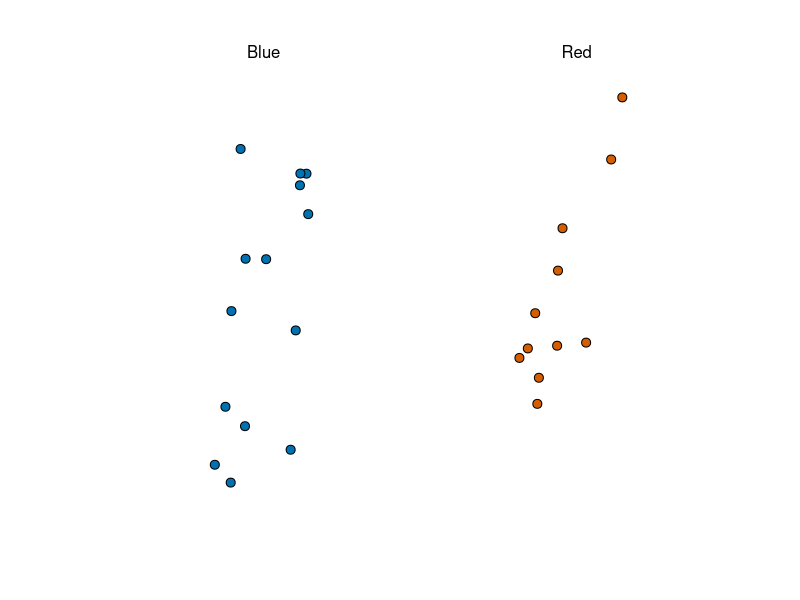
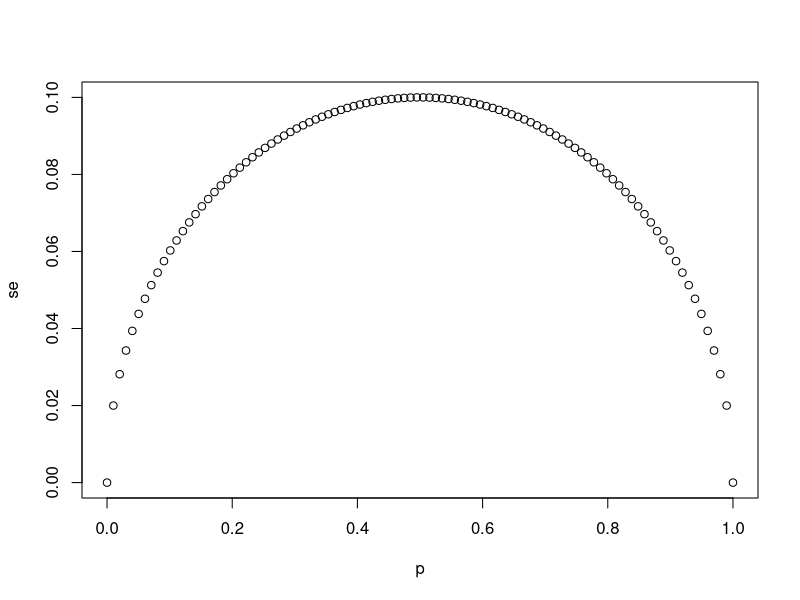
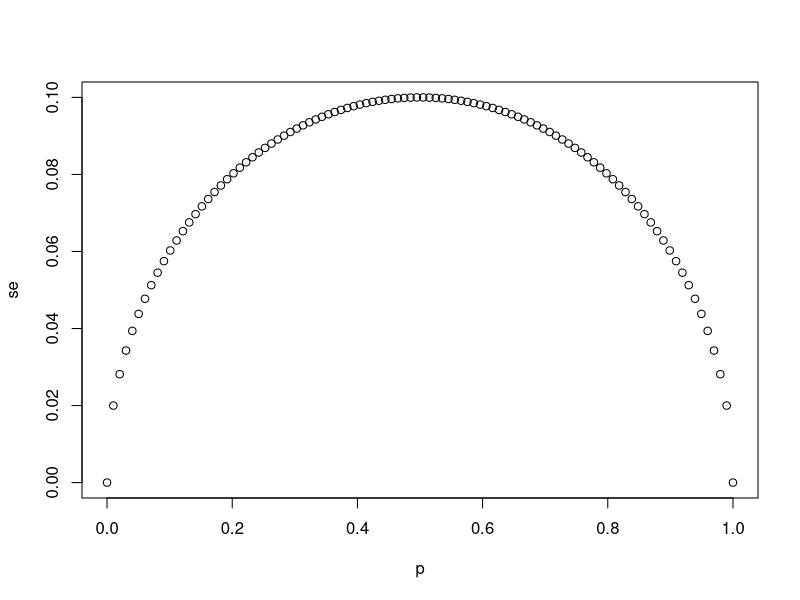
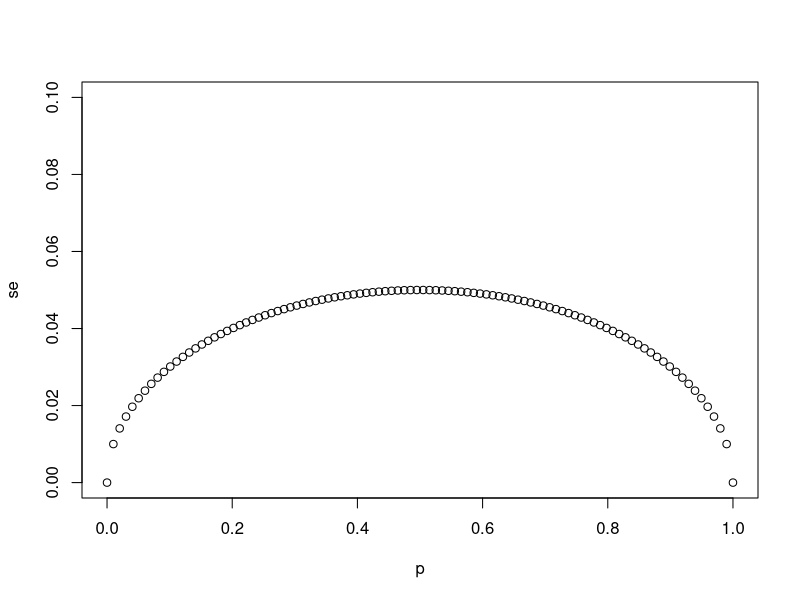
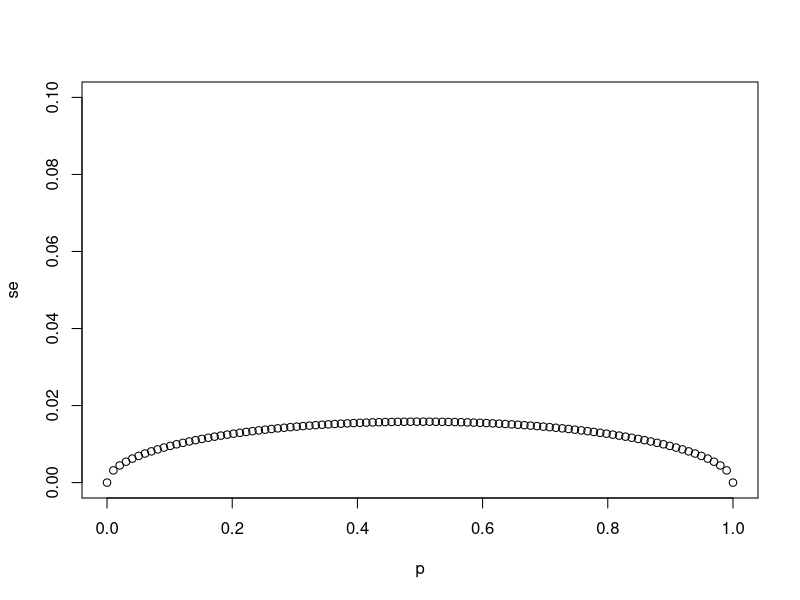
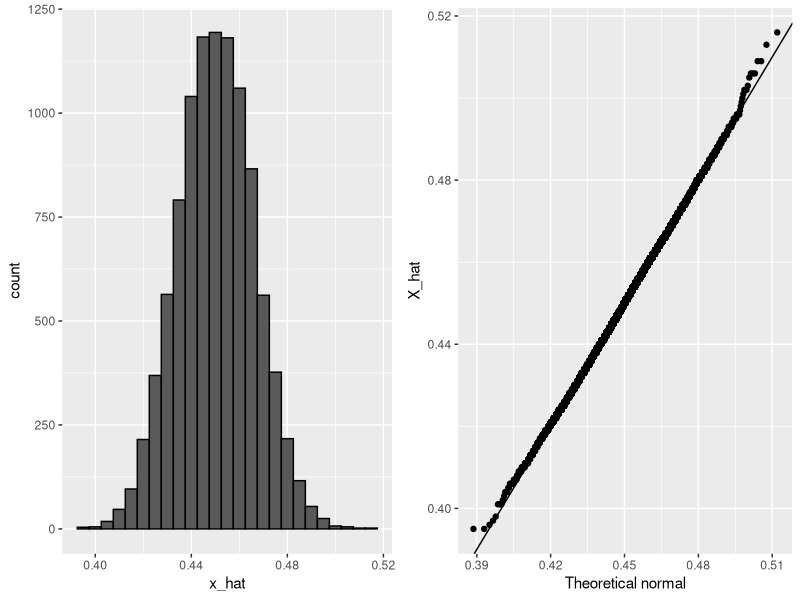
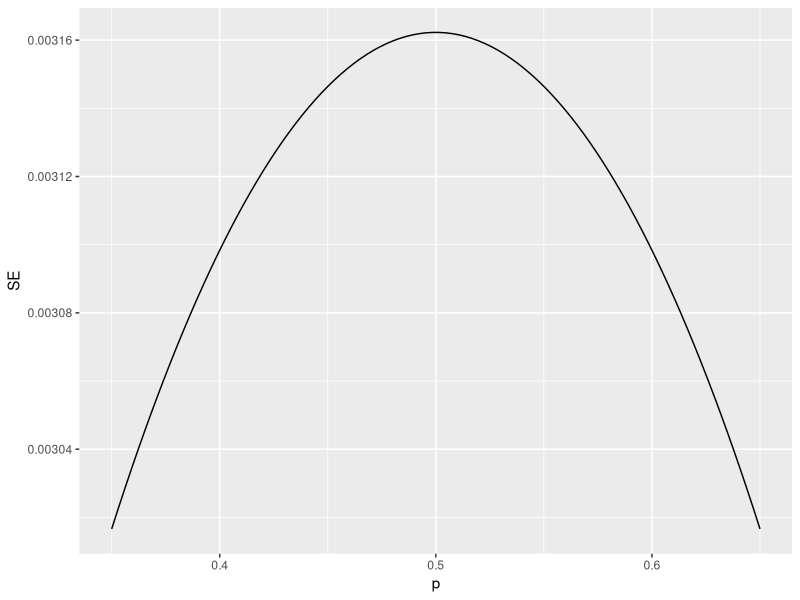
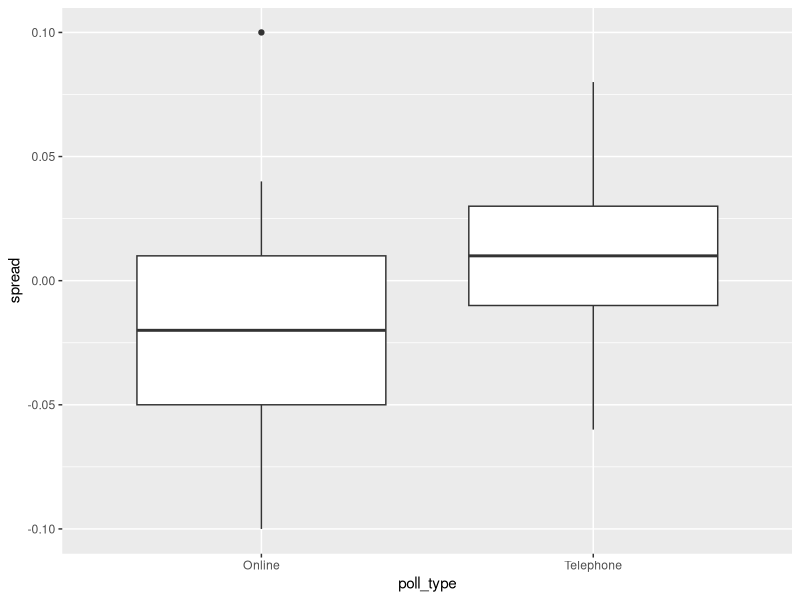

R code for these plots, in order:
## ---- chunk 1
knitr::opts_chunk$set(echo = TRUE)
## ---- chunk 2
if(!require(tidyverse)) install.packages("tidyverse")
if(!require(dslabs)) install.packages("dslabs")

library(tidyverse)
library(dslabs)
take_poll(25)    # draw 25 beads
## ---- chunk 3
# `N` represents the number of people polled
N <- 25

# Create a variable `p` that contains 100 proportions ranging from 0 to 1 using the `seq` function
p <- seq(0, 1, length.out = 100)

# Create a variable `se` that contains the standard error of each sample average
se <- sqrt(p * (1 - p)/N)

# Plot `p` on the x-axis and `se` on the y-axis
plot(p,se)
## ---- chunk 4
# The vector `p` contains 100 proportions of Democrats ranging from 0 to 1 using the `seq` function
p <- seq(0, 1, length = 100)

# The vector `sample_sizes` contains the three sample sizes
sample_sizes <- c(25, 100, 1000)

# Write a for-loop that calculates the standard error `se` for every value of `p` for each of the three samples sizes `N` in the vector `sample_sizes`. Plot the three graphs, using the `ylim` argument to standardize the y-axis across all three plots.
for (N in sample_sizes)
{
se <- sqrt(p * (1 - p)/N)
plot(p,se,ylim = c(0,0.1))
}
## ---- chunk 5
# `N` represents the number of people polled
N <- 25

# `p` represents the proportion of Democratic voters
p <- 0.45

# Calculate the standard error of the spread. Print this value to the console.
2*sqrt((p*(1-p)/N))
## ---- chunk 6
X_hat <- 0.48
se <- sqrt(X_hat*(1-X_hat)/25)
pnorm(0.01/se) - pnorm(-0.01/se)
## ---- chunk 7
p <- 0.45    # unknown p to estimate
N <- 1000

# simulate one poll of size N and determine x_hat
x <- sample(c(0,1), size = N, replace = TRUE, prob = c(1-p, p))
x_hat <- mean(x)

# simulate B polls of size N and determine average x_hat
B <- 10000    # number of replicates
N <- 1000    # sample size per replicate
x_hat <- replicate(B, {
    x <- sample(c(0,1), size = N, replace = TRUE, prob = c(1-p, p))
    mean(x)
})
## ---- chunk 8
if(!require(gridExtra)) install.packages("gridExtra")

library(gridExtra)
p1 <- data.frame(x_hat = x_hat) %>%
    ggplot(aes(x_hat)) +
    geom_histogram(binwidth = 0.005, color = "black")
p2 <- data.frame(x_hat = x_hat) %>%
    ggplot(aes(sample = x_hat)) +
    stat_qq(dparams = list(mean = mean(x_hat), sd = sd(x_hat))) +
    geom_abline() +
    ylab("X_hat") +
    xlab("Theoretical normal")
grid.arrange(p1, p2, nrow=1)
## ---- chunk 9
N <- 100000
p <- seq(0.35, 0.65, length = 100)
SE <- sapply(p, function(x) 2*sqrt(x*(1-x)/N))
data.frame(p = p, SE = SE) %>%
    ggplot(aes(p, SE)) +
    geom_line()
## ---- chunk 10
# suggested libraries and options
library(tidyverse)
options(digits = 3)
# load brexit_polls object
library(dslabs)
data(brexit_polls)
## ---- chunk 11
p <- 0.481    # official proportion voting "Remain"
d <- 2*p-1    # official spread
## ---- chunk 12
# The final proportion of voters choosing "Remain" was p=0.481. Consider a poll with a sample of N=1500 voters.
N <- 1500
# What is the expected total number of voters in the sample choosing "Remain"?
nb_remain <- N*p
nb_remain
# What is the standard error of the total number of voters in the sample choosing "Remain"?
se_remain <- sqrt(N*p*(1-p))
se_remain
# What is the expected value of X_bar, the proportion of "Remain" voters?
X_bar <- p
X_bar
# What is the standard error of X_bar, the proportion of "Remain" voters?
se <- sqrt(p*(1-p)/N)
se
# What is the expected value of d, the spread between the proportion of "Remain" voters and "Leave" voters?
d <- 2*p-1
d
# What is the standard error of d, the spread between the proportion of "Remain" voters and "Leave" voters?
2 * se
## ---- chunk 13
head(brexit_polls)
brexit_polls <- brexit_polls %>%
        mutate(x_hat = (spread+1)/2)
# What is the average of the observed spreads (spread)?
mean(brexit_polls$spread)
 
# What is the standard deviation of the observed spreads?
sd(brexit_polls$spread)
# What is the average of x_hat, the estimates of the parameter p?
mean(brexit_polls$x_hat)
 
# What is the standard deviation of x_hat?
sd(brexit_polls$x_hat)
## ---- chunk 14
brexit_polls[1,]
# Use qnorm to compute the 95% confidence interval for X_hat.
# What is the lower bound of the 95% confidence interval?
brexit_polls[1,]$x_hat - qnorm(.975) * sqrt(brexit_polls[1,]$x_hat *(1-brexit_polls[1,]$x_hat)/brexit_polls[1,]$samplesize)
 
# What is the upper bound of the 95% confidence interval?
brexit_polls[1,]$x_hat + qnorm(.975) * sqrt(brexit_polls[1,]$x_hat *(1-brexit_polls[1,]$x_hat)/brexit_polls[1,]$samplesize)
 
# Does the 95% confidence interval predict a winner (does not cover p=0.5)? Does the 95% confidence interval cover the true value of p observed during the referendum?
# A: The interval predicts a winner but does not cover the true value of p
## ---- chunk 15
# suggested libraries and options
library(tidyverse)
options(digits = 3)
# load brexit_polls object and add x_hat column
library(dslabs)
data(brexit_polls)
brexit_polls <- brexit_polls %>%
    mutate(x_hat = (spread + 1)/2)
# final proportion voting "Remain"
p <- 0.481
## ---- chunk 16
d <- -0.038
june_polls <- brexit_polls %>%
  filter(enddate > "2016-06-01")
june_polls <- june_polls %>%
  mutate(se_x_hat = sqrt(x_hat*(1-x_hat)/samplesize),
           se_spread = 2 * se_x_hat,
           lower = spread - qnorm(.975) * se_spread,
           upper = spread + qnorm(.975) * se_spread,
           hit = (lower<=d & upper>=d))
head(june_polls)
# How many polls are in june_polls?
nrow(june_polls)
# What proportion of polls have a confidence interval that covers the value 0?
june_polls %>% summarize(mean(lower<=0 & upper>=0))
# What proportion of polls predict "Remain" (confidence interval entirely above 0)?
june_polls %>% summarize(mean(lower>0))
# What proportion of polls have a confidence interval covering the true value of d?
june_polls %>% summarize(mean(hit))
## ---- chunk 17
june_polls %>%
  group_by(pollster) %>%
  summarize(hit_rate=mean(hit), n()) %>%
  arrange(hit_rate)
## ---- chunk 18
june_polls %>% group_by(poll_type) %>%
  ggplot(aes(poll_type,spread)) +
  geom_boxplot()
## ---- chunk 19
combined_by_type <- june_polls %>%
        group_by(poll_type) %>%
        summarize(N = sum(samplesize),
                  spread = sum(spread*samplesize)/N,
                  p_hat = (spread + 1)/2)
res <- combined_by_type %>%
  mutate(
    se_spread = 2 * sqrt(p_hat * (1-p_hat) / N),
    ci_lower = spread - qnorm(.975) * se_spread,
    ci_upper = spread + qnorm(.975) * se_spread
    )
res
#What is the lower bound of the 95% confidence interval for online voters?
#What is the upper bound of the 95% confidence interval for online voters?
res %>%
  filter(poll_type == 'Online') %>%
  select(ci_lower, ci_upper)
## ---- chunk 20
# suggested libraries and options
library(tidyverse)
options(digits = 3)
# load brexit_polls object and add x_hat column
library(dslabs)
data(brexit_polls)
brexit_polls <- brexit_polls %>%
    mutate(x_hat = (spread + 1)/2)
# final proportion voting "Remain"
p <- 0.481
## ---- chunk 21
d <- -0.038
brexit_hit <- brexit_polls %>%
  mutate(p_hat = (spread + 1)/2,
         se_spread = 2*sqrt(p_hat*(1-p_hat)/samplesize),
         spread_lower = spread - qnorm(.975)*se_spread,
         spread_upper = spread + qnorm(.975)*se_spread,
         hit = spread_lower < d & spread_upper > d) %>%
  select(poll_type, hit)
## ---- chunk 22
head(brexit_hit)
res <- brexit_hit %>% 
  group_by(poll_type) %>%
  summarize(T=sum(hit), F=sum(!hit))
res
two_by_two <- tibble(hit=c(FALSE,TRUE), 
       'Online'=c(res[res$poll_type=='Online',]$F, 
                  res[res$poll_type=='Online',]$T),
       'Telephone'=c(res[res$poll_type!='Online',]$F, 
                  res[res$poll_type!='Online',]$T))
chisq_test <- two_by_two %>%
    select(-hit) %>%
  chisq.test()
chisq_test
# What is the p-value of the chi-squared test comparing the hit rate of online and telephone polls?
# A: 0.001
# Determine which poll type has a higher probability of producing a confidence interval that covers the correct value of the spread. Also determine whether this difference is statistically significant at a p-value cutoff of 0.05. Which of the following is true?
# A: Online polls are more likely to cover the correct value of the spread and this difference is statistically significant.
## ---- chunk 23
two_by_two
# Calculate the odds that an online poll generates a confidence interval that covers the actual value of the spread.
# Calculate the odds that a telephone poll generates a confidence interval that covers the actual value of the spread.
#Calculate the odds ratio to determine how many times larger the odds are for online polls to hit versus telephone polls.
odds_online <- two_by_two$Online[two_by_two$hit==TRUE] / two_by_two$Online[two_by_two$hit==FALSE]
odds_tel <- two_by_two$Telephone[two_by_two$hit==TRUE] / two_by_two$Telephone[two_by_two$hit==FALSE]
odds_online
odds_tel
odds_online / odds_tel
## ---- chunk 24
brexit_polls %>%
  ggplot(aes(enddate, spread, col=poll_type)) +
  geom_point() +
  geom_smooth(method = "loess", span=0.4) +
  geom_hline(aes(yintercept=-.038))
## ---- chunk 25
brexit_long <- brexit_polls %>%
    gather(vote, proportion, "remain":"undecided") %>%
    mutate(vote = factor(vote))
head(brexit_long)
# Make a graph of proportion over time colored by vote. Add a smooth trendline with geom_smooth and method = "loess" with a span of 0.3.
brexit_long %>%
  ggplot(aes(enddate, proportion, col=vote)) +
  geom_point() +
  geom_smooth(method = "loess", span=0.3)
